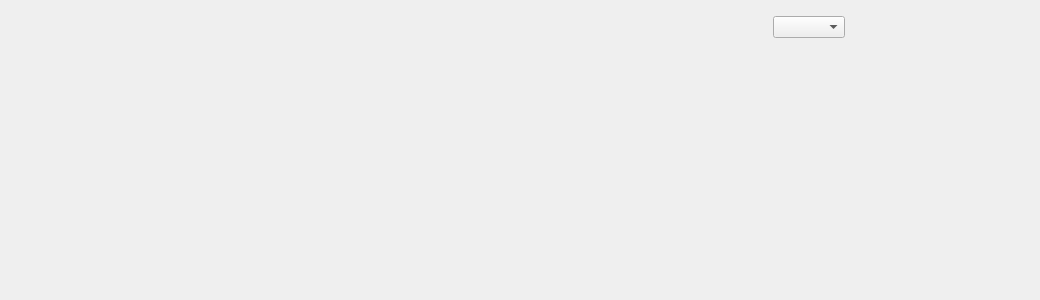
<?xml version="1.0" encoding="UTF-8"?>
<ui version="4.0">
 <class>MainWindow</class>
 <widget class="QMainWindow" name="MainWindow">
  <property name="geometry">
   <rect>
    <x>0</x>
    <y>0</y>
    <width>1040</width>
    <height>300</height>
   </rect>
  </property>
  <property name="sizePolicy">
   <sizepolicy hsizetype="Fixed" vsizetype="Preferred">
    <horstretch>0</horstretch>
    <verstretch>0</verstretch>
   </sizepolicy>
  </property>
  <property name="windowTitle">
   <string>Makler</string>
  </property>
  <widget class="QWidget" name="centralWidget">
   <layout class="QGridLayout" name="gridLayout_2">
    <item row="1" column="0">
     <layout class="QHBoxLayout" name="horizontalLayout_6">
      <item>
       <widget class="QWidget" name="widget_2" native="true">
        <layout class="QGridLayout" name="gridLayout">
         <item row="0" column="0">
          <layout class="QGridLayout" name="mainLayout"/>
         </item>
        </layout>
       </widget>
      </item>
     </layout>
    </item>
    <item row="0" column="0">
     <layout class="QHBoxLayout" name="horizontalLayout">
      <property name="sizeConstraint">
       <enum>QLayout::SetMinimumSize</enum>
      </property>
      <item>
       <spacer name="horizontalSpacer">
        <property name="orientation">
         <enum>Qt::Horizontal</enum>
        </property>
        <property name="sizeType">
         <enum>QSizePolicy::Expanding</enum>
        </property>
        <property name="sizeHint" stdset="0">
         <size>
          <width>40</width>
          <height>1</height>
         </size>
        </property>
       </spacer>
      </item>
      <item>
       <widget class="QComboBox" name="mpStyles"/>
      </item>
      <item>
       <widget class="QPushButton" name="mpSettings">
        <property name="text">
         <string/>
        </property>
        <property name="iconSize">
         <size>
          <width>32</width>
          <height>32</height>
         </size>
        </property>
        <property name="flat">
         <bool>true</bool>
        </property>
       </widget>
      </item>
      <item>
       <widget class="QPushButton" name="mpInformation">
        <property name="maximumSize">
         <size>
          <width>1600</width>
          <height>16777215</height>
         </size>
        </property>
        <property name="text">
         <string/>
        </property>
        <property name="iconSize">
         <size>
          <width>26</width>
          <height>26</height>
         </size>
        </property>
        <property name="flat">
         <bool>true</bool>
        </property>
       </widget>
      </item>
      <item>
       <widget class="QPushButton" name="mpHelp">
        <property name="maximumSize">
         <size>
          <width>1600</width>
          <height>16777215</height>
         </size>
        </property>
        <property name="text">
         <string/>
        </property>
        <property name="iconSize">
         <size>
          <width>26</width>
          <height>26</height>
         </size>
        </property>
        <property name="flat">
         <bool>true</bool>
        </property>
       </widget>
      </item>
      <item>
       <widget class="QPushButton" name="mpMialView">
        <property name="enabled">
         <bool>true</bool>
        </property>
        <property name="maximumSize">
         <size>
          <width>1600</width>
          <height>32</height>
         </size>
        </property>
        <property name="text">
         <string/>
        </property>
        <property name="iconSize">
         <size>
          <width>32</width>
          <height>32</height>
         </size>
        </property>
        <property name="autoDefault">
         <bool>false</bool>
        </property>
        <property name="flat">
         <bool>true</bool>
        </property>
       </widget>
      </item>
     </layout>
    </item>
   </layout>
  </widget>
 </widget>
 <layoutdefault spacing="6" margin="11"/>
 <resources/>
 <connections/>
</ui>
